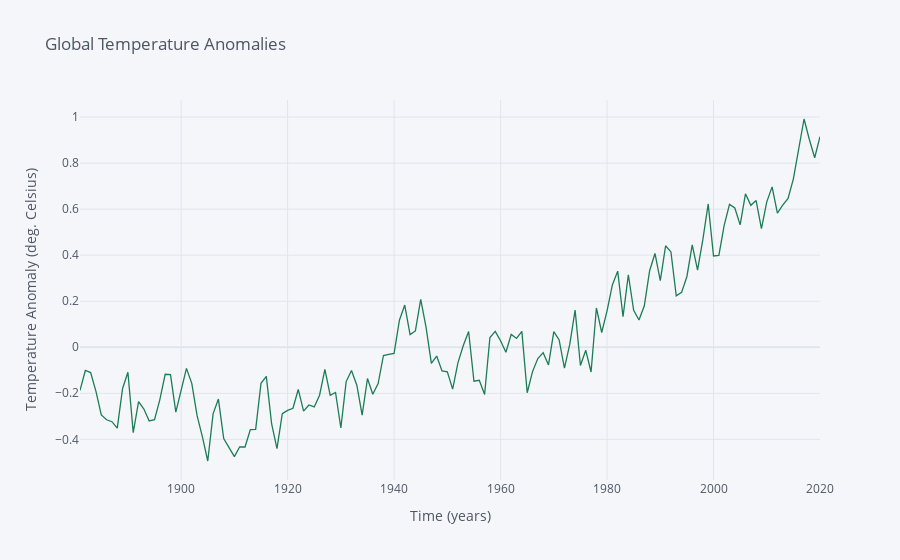

Source (notebook cell):
### Markdown cell above
===================================================================================================================================
### <font color='#0bfc03'> Time Series Analysis: Global Temperature Anamolies over the Years

### Code cell
t.resample('A').mean().iplot(kind='line', xTitle='Time (years)', color='#1C7C54',
                  yTitle='Temperature Anomaly (deg. Celsius)', title='Global Temperature Anomalies')

### Figure 1 — Plotly figure (JSON) as saved in the notebook; plotly's stock layout.template omitted (floating-point values rounded to 4 significant figures; data arrays with more than 128 entries replaced by an {"elided": "..."} marker saying what was removed)
{"data": [{"line": {"color": "rgba(28, 124, 84, 1.0)", "dash": "solid", "shape": "linear", "width": 1.3}, "mode": "lines", "name": "Avg_Anomaly_deg_C", "text": "", "type": "scatter", "x": {"elided": "140 str values"}, "y": {"elided": "140 float values"}}], "layout": {"autosize": true, "legend": {"bgcolor": "#F5F6F9", "font": {"color": "#4D5663"}}, "paper_bgcolor": "#F5F6F9", "plot_bgcolor": "#F5F6F9", "title": {"font": {"color": "#4D5663"}, "text": "Global Temperature Anomalies"}, "xaxis": {"autorange": true, "gridcolor": "#E1E5ED", "range": ["1880-12-31", "2019-12-31"], "showgrid": true, "tickfont": {"color": "#4D5663"}, "title": {"font": {"color": "#4D5663"}, "text": "Time (years)"}, "type": "date", "zerolinecolor": "#E1E5ED"}, "yaxis": {"autorange": true, "gridcolor": "#E1E5ED", "range": [-0.5767, 1.074], "showgrid": true, "tickfont": {"color": "#4D5663"}, "title": {"font": {"color": "#4D5663"}, "text": "Temperature Anomaly (deg. Celsius)"}, "type": "linear", "zerolinecolor": "#E1E5ED"}}}
